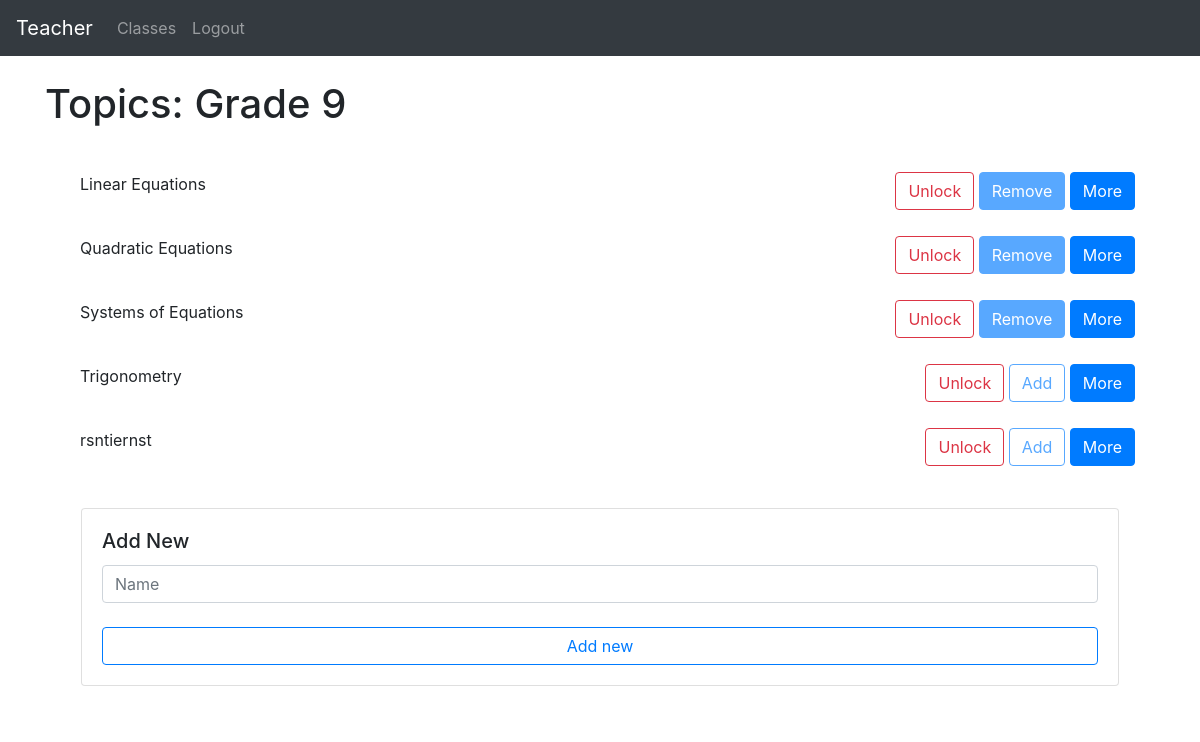
The app's page /teacher/group-detail/1/topics (signed in) with its own data.
### website/models.py (models this page shows)
class User(db.Model, UserMixin):
    id = db.Column(db.Integer, primary_key=True)
    email = db.Column(db.String(150), unique=True)
    password = db.Column(db.String(150))
    first_name = db.Column(db.String(150))
    teacher_id = db.relationship('Teacher', uselist=False, backref="user")
    student_id = db.relationship('Student', uselist=False, backref="user")

class Group(db.Model):
    id = db.Column(db.Integer, primary_key=True)
    name = db.Column(db.String(150))
    teacher_id = db.Column(db.Integer, db.ForeignKey('teacher.id'))
    student_ids = db.relationship('Student')
    topic_ids = db.relationship('Topic')

class Topic(db.Model):
    id = db.Column(db.Integer, primary_key=True)
    name = db.Column(db.String(150))
    active = db.Column(db.Boolean)
    locked = db.Column(db.Boolean)
    instances = db.Column(db.SmallInteger)
    date = db.Column(db.DateTime(timezone=True))
    group_id = db.Column(db.Integer, db.ForeignKey('group.id'))
    variable_ids = db.relationship('Variable')
    problem_ids = db.relationship('Problem')
    data_ids = db.relationship('Data')

### website/teacher/teacher_views.py (the view)
@views.route('/group-detail/<group_id>/topics', methods=['GET', 'POST'])
@login_required
def topics(group_id):
    group = Group.query.filter_by(id=group_id).first()
    if request.method == 'POST':
        value = request.form['button']
        if value == "add_new":
            name = request.form.get('name')
            if len(name) < 1:
                flash('Name is too short!', category='error')
            else:
                new_topic = Topic(name=name, active=False, locked=True, group_id=group.id, instances=0)
                db.session.add(new_topic)
                db.session.commit()
                flash('Note added!', category='success')
                for student in group.student_ids:
                    new_data = Data(correct=1, completed=1, avg_time=30, topic_id=new_topic.id, student_id=student.id)
                    db.session.add(new_data)
                    db.session.commit()
            return render_template("teacher/topics.html", user=current_user, group=group)
        elif value[:4] == "more":
            return redirect(url_for('teacher_views.edit_topic', group_id=group.id, topic_id=value[4:]))
        elif value[:4] == "lock":
            topic = Topic.query.get(value[4:])
            if topic:
                isLocked = topic.locked
                topic.locked = not isLocked
                db.session.add(topic)
                db.session.commit()
                return render_template("teacher/topics.html", user=current_user, group=group)
        else:
            topic = Topic.query.get(request.form['button'])
            if topic:
                isActive = topic.active
                if not isActive:
                    topic.active = True
                    topic.date = func.now()
                else:
                    topic.active = False
                db.session.add(topic)
                db.session.commit()
                return render_template("teacher/topics.html", user=current_user, group=group)
    else:
        return render_template("teacher/topics.html", user=current_user, group=group)

### website/templates/teacher/topics.html (shortened to what this page needs)
{% extends "base.html" %} {% block title %}Classes{% endblock %}
{% block content %}
<br>
<h1>Topics: {{ group.name }}</h1>
<br>
<div style="display:flex; flex-direction: row; justify-content: center; align-items: center">
    <ul class="list-group list-group-flush w-100">
        {% for topic in group.topic_ids %}
        <form method='POST'>
        <li class="list-group-item"><div class="d-flex justify-content-between">
            <div class="col-sm-9"><p>{{ topic.name }}</p></div>
            <div>
                {% if topic.locked %}
                <button name="button" class="btn btn-outline-danger" value="lock{{ topic.id }}">Unlock</button>
                    {% if topic.active %}
                    <button name="button" class="btn btn-primary" value="{{ topic.id }}" disabled>Remove</button>
                    {% else %}
                    <button name="button" class="btn btn-outline-primary" value="{{ topic.id }}" disabled>Add</button>
                    {% endif %}
                {% endif %}
                <button name="button" class="btn btn-primary" value="more{{ topic.id }}">More</button>
            </div>
        </div></li>
    </form>
        {% endfor %}
    <form method="POST">
        <li class="list-group-item">
            <div class="col p-3">
                <div class="card">
                  <div class="card-body">
                    <h5 class="card-title">Add New</h5>
                    <input type="text" class="form-control" name="name" id="name" placeholder="Name">
                    <br>
                    <button class="btn btn-outline-primary btn-block" name="button" value="add_new">Add new</button>
                  </div>
                </div>
            </div>
        </li>
    </form>
    </ul>
</div>
{% endblock %}

### website/templates/base.html (shortened to what this page needs)
<!DOCTYPE html>
<html>
  <head>
    <link
      rel="stylesheet"
      href="https://stackpath.bootstrapcdn.com/bootstrap/4.4.1/css/bootstrap.min.css"
    />
    <link
      rel="stylesheet"
      href="https://stackpath.bootstrapcdn.com/font-awesome/4.7.0/css/font-awesome.min.css"
    />
  </head>
  <body>
    <nav class="navbar navbar-expand-lg navbar-dark bg-dark justify-content-between">
      <div>
      <div class="collapse navbar-collapse" id="navbar">
        <div class="navbar-nav">
            {% if user.is_authenticated %}
            <a class="navbar-brand" id="page" href='#'>{{ user.first_name }}</a>
            {% if user.teacher_id %}
            <a class="nav-item nav-link" id="page" href="/teacher/">Classes</a>
            {% elif user.student_id %}
            <a class="nav-item nav-link" id="page" href="/student/dash">Dashboard</a>
            {% endif %}
            <a class="nav-item nav-link ml-auto align-left" id="logout" href="/logout">Logout</a>
            {% else %}
            <a class="nav-item nav-link" id="login" href="/login">Login</a>
            <a class="nav-item nav-link" id="signUp" href="/sign-up">Sign Up</a>
            {% endif%}
        </div>
      </div>
    </div>
    </nav>
    <div class="container">{% block content %} {% endblock %}</div>
  </body>
</html>

### records on screen
User: first_name "Teacher"
Group: name "Grade 9"
Topic: name "Linear Equations", {{ topic.id }} 1 (drawn)
Topic: name "Quadratic Equations", {{ topic.id }} 2 (drawn)
Topic: name "Systems of Equations", {{ topic.id }} 3 (drawn)
Topic: name "Trigonometry", {{ topic.id }} 4 (drawn)
Topic: name "rsntiernst", {{ topic.id }} 5 (drawn)
